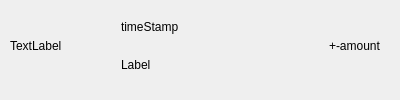
<?xml version="1.0" encoding="UTF-8"?>
<ui version="4.0">
 <class>transactionsCardView</class>
 <widget class="QWidget" name="transactionsCardView">
  <property name="geometry">
   <rect>
    <x>0</x>
    <y>0</y>
    <width>400</width>
    <height>100</height>
   </rect>
  </property>
  <property name="minimumSize">
   <size>
    <width>0</width>
    <height>0</height>
   </size>
  </property>
  <property name="maximumSize">
   <size>
    <width>400</width>
    <height>100</height>
   </size>
  </property>
  <property name="windowTitle">
   <string>Form</string>
  </property>
  <widget class="QWidget" name="layoutWidget">
   <property name="geometry">
    <rect>
     <x>10</x>
     <y>10</y>
     <width>371</width>
     <height>71</height>
    </rect>
   </property>
   <layout class="QHBoxLayout" name="horizontalLayout_2">
    <item>
     <layout class="QHBoxLayout" name="horizontalLayout">
      <item>
       <widget class="QLabel" name="cardIcon">
        <property name="minimumSize">
         <size>
          <width>65</width>
          <height>65</height>
         </size>
        </property>
        <property name="text">
         <string>TextLabel</string>
        </property>
       </widget>
      </item>
      <item>
       <spacer name="horizontalSpacer_2">
        <property name="orientation">
         <enum>Qt::Horizontal</enum>
        </property>
        <property name="sizeHint" stdset="0">
         <size>
          <width>40</width>
          <height>20</height>
         </size>
        </property>
       </spacer>
      </item>
      <item>
       <layout class="QVBoxLayout" name="verticalLayout">
        <item>
         <widget class="QLabel" name="timeStamp_Label">
          <property name="font">
           <font>
            <pointsize>9</pointsize>
           </font>
          </property>
          <property name="text">
           <string>timeStamp</string>
          </property>
         </widget>
        </item>
        <item>
         <widget class="QLabel" name="transactionLabel_Label">
          <property name="font">
           <font>
            <pointsize>9</pointsize>
           </font>
          </property>
          <property name="text">
           <string>Label</string>
          </property>
         </widget>
        </item>
       </layout>
      </item>
     </layout>
    </item>
    <item>
     <spacer name="horizontalSpacer">
      <property name="orientation">
       <enum>Qt::Horizontal</enum>
      </property>
      <property name="sizeHint" stdset="0">
       <size>
        <width>40</width>
        <height>20</height>
       </size>
      </property>
     </spacer>
    </item>
    <item>
     <widget class="QLabel" name="amount_Label">
      <property name="font">
       <font>
        <pointsize>9</pointsize>
       </font>
      </property>
      <property name="text">
       <string>+-amount</string>
      </property>
     </widget>
    </item>
   </layout>
  </widget>
 </widget>
 <resources/>
 <connections/>
</ui>
